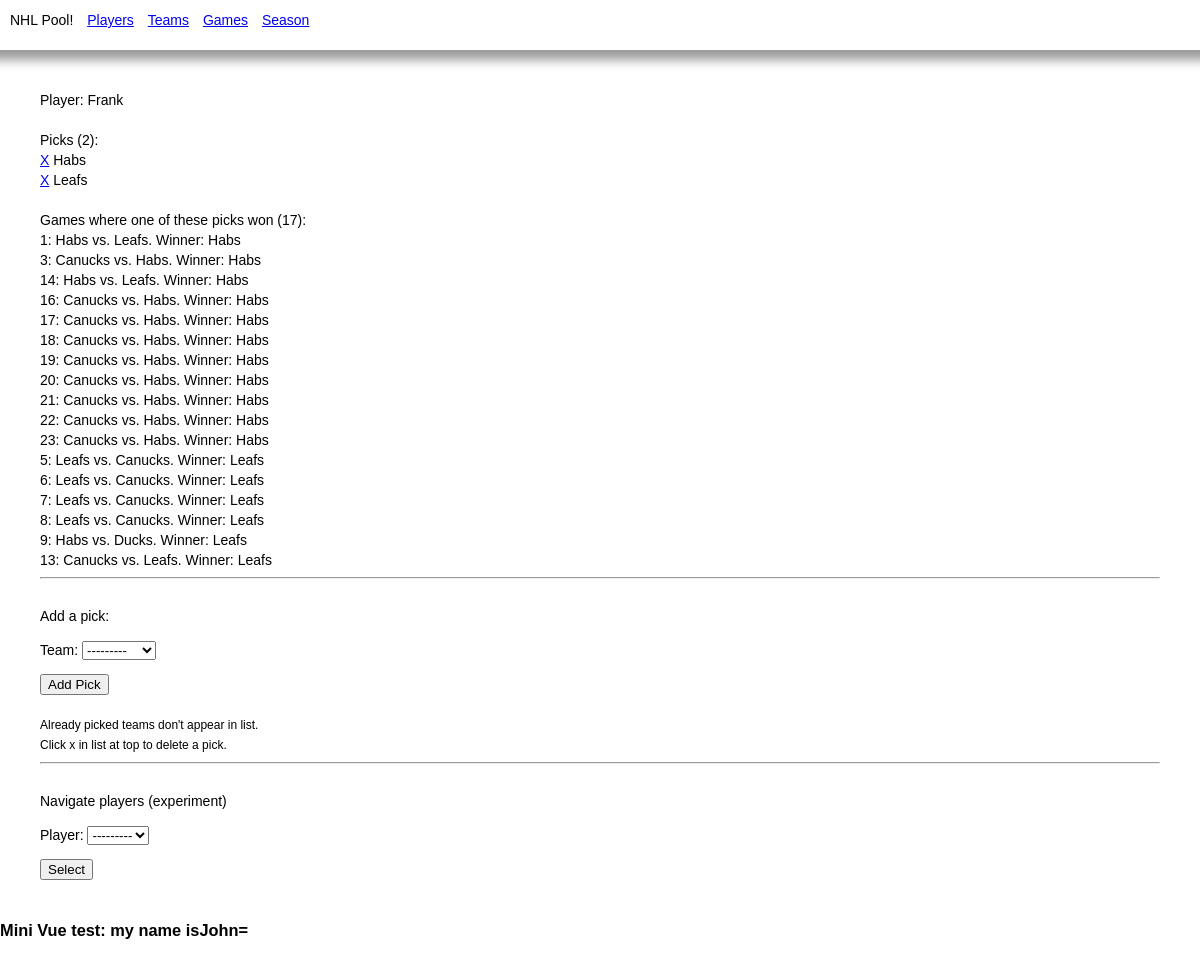
/polls/player2, run on an earlier commit of the app's database.
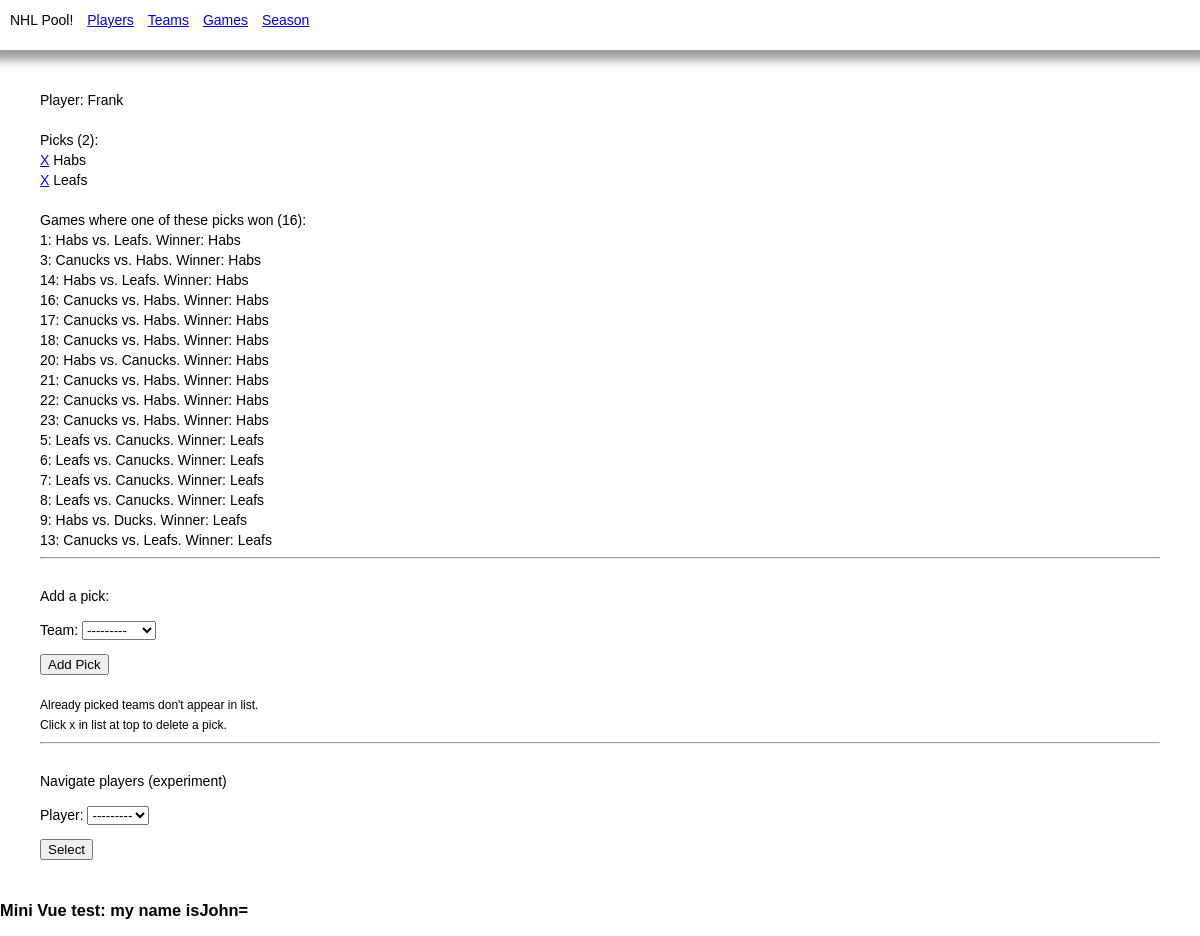
And on a later commit of the database.
### polls/models.py (models this page shows, shortened)
class Pick(models.Model):
    player = models.ForeignKey(Player, related_name='player', on_delete=models.DO_NOTHING)
    team = models.ForeignKey(Team, related_name='team', on_delete=models.DO_NOTHING)

class Team(models.Model):
    name = models.CharField(max_length=200, unique=True)
    imageFileName = models.CharField(max_length=200, default="file.jpg")
    objects = TeamManager()
    def __str__(self) -> str:
        return self.name

class Player(models.Model): # user of pool, not player on a team
    name = models.CharField(max_length=200, unique=True)
    objects = PlayerManager()
    def calculateNumTeams(self):
        nt = Pick.objects.filter(player=self.id).count()
        return nt
    teamCount = property(calculateNumTeams)
    @property
    def pickedTeams(self):
        return Pick.objects.filter(player=self.id)
    @property
    def win_count(self):
        player = Player.objects.get(id=self.id)
        picks = self.player.all()
        teams = Team.objects.filter(team__in=picks)
        wins = Game.objects.filter(winner__in=teams)
        w = wins.count()
        return w
    def __str__(self) -> str:
        return self.name

class Game(models.Model):
    team1 = models.ForeignKey(Team, related_name='team1', on_delete=models.DO_NOTHING)
    team2 = models.ForeignKey(Team, related_name='team2', on_delete=models.DO_NOTHING)
    winner = models.ForeignKey(Team, related_name='winner', on_delete=models.DO_NOTHING)

### polls/views.py (the view)
# urls.py: path("player<int:id>", views.player, name='player'),
def player(request, id):
    players = Player.objects.with_picks() # includes annotation pick_count
    player = players.get(id=id)
    picks = player.pickedTeams # equiv to Pick.objects.filter(player=player)
    pt = Team.objects.filter(team__in=picks)
    pw = Game.objects.filter(winner__in=pt)
    if (request.method == 'POST'):
        if ('select_player' in request.POST):
            navForm = NavigatePlayersForm(request.POST)
            print(navForm) # for some reason removing this breaks it :(
            dropdownPlayer = navForm.cleaned_data["player"]
            playerUrl = "player" + str(dropdownPlayer.id)
            return (HttpResponseRedirect(playerUrl))
        else:
            form = CreateNewPick(id, request.POST)
            if(form.is_valid()):
                team = form.cleaned_data["team"]
                pk = Pick(player=player,team=team)
                pk.save()
    else:
        form = CreateNewPick(id)
    navForm = NavigatePlayersForm()
    context = {
        'p': player,
        'players': players, #for navitation
        'picks': picks,
        'picked_wins': pw,
        'navForm': navForm,
        'form': form,
    }
    return render(request, 'polls/player.html', context)

### polls/forms.py
class NavigatePlayersForm(forms.ModelForm):
    class Meta:
        model = Player
        fields = ["player"]
    player = forms.ModelChoiceField(queryset=Player.objects.all().order_by('name'))

class CreateNewPick(forms.ModelForm):
    class Meta:
        model = Pick
        fields = ["team"] # player not needed, will be selected in the forms's context
    def __init__(self, playerId, *args, **kwargs): # needed this to pass the player id in
        super(CreateNewPick, self).__init__(*args, **kwargs)
        pickedTeams = Pick.objects.filter(player=playerId).values('team_id')
        availTeams = Team.objects.exclude(id__in=pickedTeams).order_by('name')
        self.fields['team'].queryset = availTeams # this sets the choices for the dropdown

### polls/models.py (called while the page is built)
    def with_picks(self):
        pCount = Count("player")
        return self.annotate(
            pick_count = pCount
        )

### polls/templates/polls/player.html (shortened to what this page needs)
{% extends 'polls/base.html' %}
{% block content %}
Player: {{p.name}}
<br>
<br>
{% if p.pick_count > 0 %}
    Picks ({{p.pick_count}}):
    <br>
    {% for p in picks %}
        <div>
            <a href="{% url 'deletepick' p.id %}">X</a>
            {{p.team}}
        </div>
    {% endfor %}
    <br>
    Games where one of these picks won ({{p.win_count}}): <br>
    {% for w in picked_wins %}
        <div>{{w.id}}:
            {{w.team1}}
            vs.
            {{w.team2}}. Winner: {{w.winner}}
        </div>
    {% endfor %}
{% endif %}
<hr>
<br>
Add a pick:
    <form method="post" action="#">
        {{form.as_p}}
        <button type="submit" name="save">Add Pick</button>
    </form>
    <div class="pool-info">
        Already picked teams don't appear in list. <br>
        Click x in list at top to delete a pick.
    </div>
<hr>
<br>
Navigate players (experiment)
<form method="POST" action="">
    {{navForm.as_p}}
    <button type="submit" name="select_player">Select</button>
</form>
{% endblock %}

What changed in the data, as far as the page shows it:
no longer on this page (row edited): Game: id "19", team1 "Canucks", team2 "Habs", winner "Habs"
computed for Player "Frank": win_count "17" → "16"
changed Game id 20: team1 "Canucks" → "Habs"; team2 "Habs" → "Canucks"
